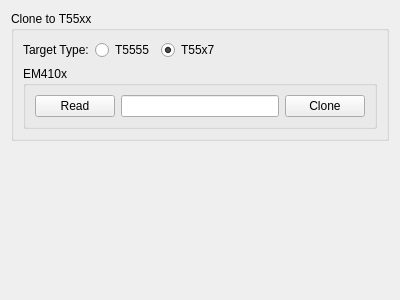
<?xml version="1.0" encoding="UTF-8"?>
<ui version="4.0">
 <class>T55xxTab</class>
 <widget class="QWidget" name="T55xxTab">
  <property name="geometry">
   <rect>
    <x>0</x>
    <y>0</y>
    <width>400</width>
    <height>300</height>
   </rect>
  </property>
  <layout class="QVBoxLayout">
   <item>
    <widget class="QGroupBox" name="cloneGroupBox">
     <property name="title">
      <string>Clone to T55xx</string>
     </property>
     <layout class="QVBoxLayout" name="verticalLayout">
      <item>
       <layout class="QHBoxLayout" name="horizontalLayout_3">
        <item>
         <widget class="QLabel" name="label">
          <property name="text">
           <string>Target Type:</string>
          </property>
         </widget>
        </item>
        <item>
         <widget class="QRadioButton" name="Clone_T5555Button">
          <property name="text">
           <string notr="true">T5555</string>
          </property>
         </widget>
        </item>
        <item>
         <widget class="QRadioButton" name="Clone_T55x7Button">
          <property name="text">
           <string notr="true">T55x7</string>
          </property>
          <property name="checked">
           <bool>true</bool>
          </property>
         </widget>
        </item>
        <item>
         <spacer name="horizontalSpacer">
          <property name="orientation">
           <enum>Qt::Horizontal</enum>
          </property>
          <property name="sizeHint" stdset="0">
           <size>
            <width>40</width>
            <height>20</height>
           </size>
          </property>
         </spacer>
        </item>
       </layout>
      </item>
      <item>
       <widget class="QGroupBox" name="Clone_EM410xGroupBox">
        <property name="title">
         <string notr="true">EM410x</string>
        </property>
        <layout class="QHBoxLayout" name="horizontalLayout">
         <item>
          <widget class="QPushButton" name="Clone_EM410xReadButton">
           <property name="text">
            <string>Read</string>
           </property>
          </widget>
         </item>
         <item>
          <widget class="QLineEdit" name="Clone_EM410xIDEdit"/>
         </item>
         <item>
          <widget class="QPushButton" name="Clone_EM410xCloneButton">
           <property name="text">
            <string>Clone</string>
           </property>
          </widget>
         </item>
        </layout>
       </widget>
      </item>
     </layout>
    </widget>
   </item>
   <item>
    <spacer name="verticalSpacer">
     <property name="orientation">
      <enum>Qt::Vertical</enum>
     </property>
     <property name="sizeHint" stdset="0">
      <size>
       <width>20</width>
       <height>40</height>
      </size>
     </property>
    </spacer>
   </item>
  </layout>
 </widget>
 <resources/>
 <connections/>
</ui>
